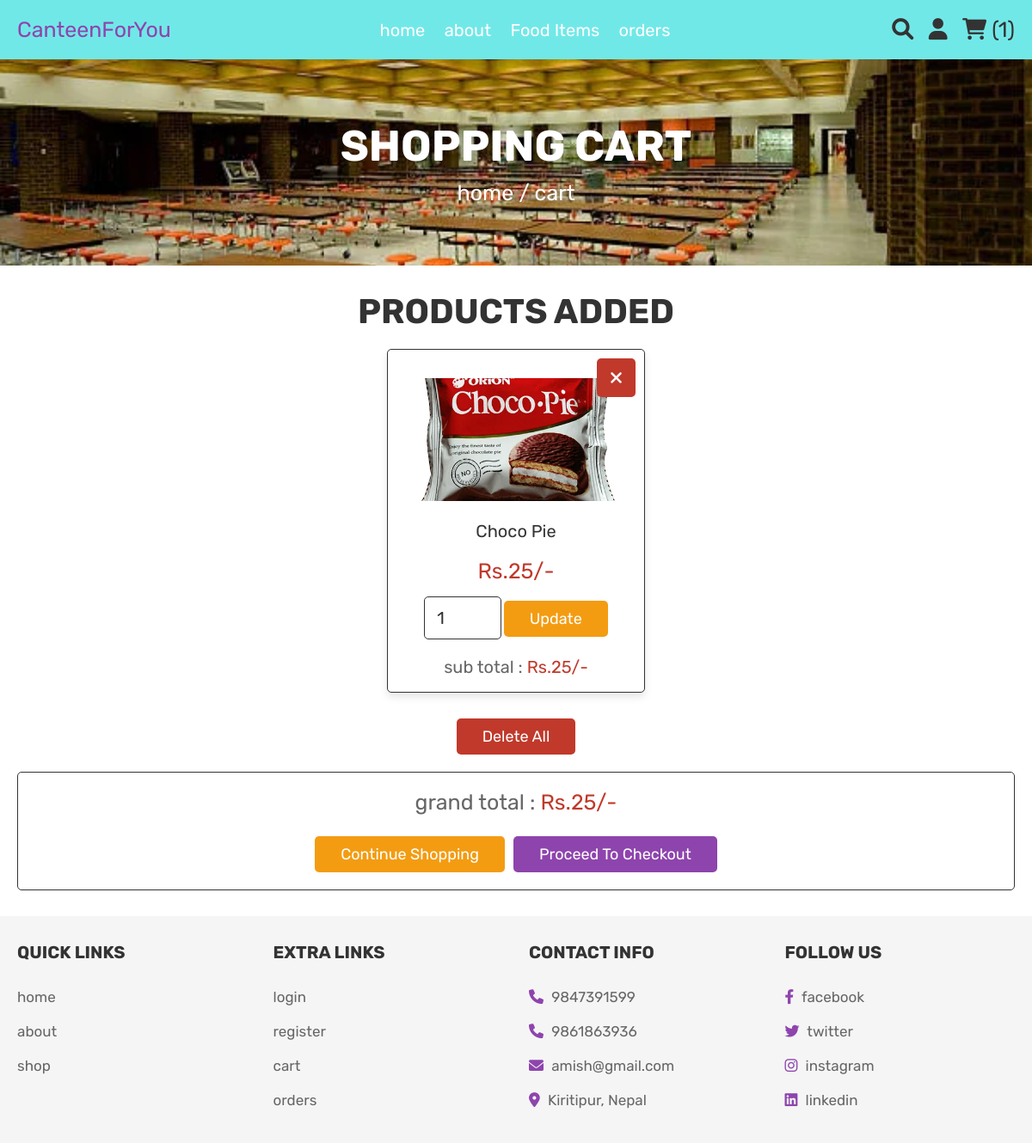
The page /cart.php (signed in) on the database its author committed.
### tables this page shows
CREATE TABLE `cart` (
  `id` int(100) NOT NULL,
  `itemId` int(11) NOT NULL,
  `user_id` int(100) NOT NULL,
  `name` varchar(100) NOT NULL,
  `price` int(100) NOT NULL,
  `quantity` int(100) NOT NULL,
  `image` varchar(100) NOT NULL
);

### cart.php (the view, shortened to what this page needs)
<?php
include 'config.php';
$user_id = $_SESSION['user_id'];
?>
<!DOCTYPE html>
<html lang="en">
<head>
   <link rel="stylesheet" href="https://cdnjs.cloudflare.com/ajax/libs/font-awesome/6.0.0/css/all.min.css">
   <link rel="stylesheet" href="css/style.css?v=<?php echo time();?>">
</head>
<body>
<?php include 'header.php'; ?>
<div class="heading">
   <h3>shopping cart</h3>
   <p> <a href="home.php">home</a> / cart </p>
</div>
<section class="shopping-cart">
   <h1 class="title">products added</h1>
   <div class="box-container">
      <?php
         $grand_total = 0;
         $select_cart = mysqli_query($conn, "SELECT * FROM `cart` WHERE user_id = '$user_id'") or die('query failed');
         if(mysqli_num_rows($select_cart) > 0){
            while($fetch_cart = mysqli_fetch_assoc($select_cart)){
      ?>
      <div class="box">
         <a href="cart.php?delete=<?php echo $fetch_cart['id']; ?>" class="fas fa-times" onclick="return confirm('delete this from cart?');"></a>
         <div class="cart_img">
            <img src="uploaded_img/<?php echo $fetch_cart['image']; ?>" alt="">
         </div>
         <div class="name"><?php echo $fetch_cart['name']; ?></div>
         <div class="price">Rs.<?php echo $fetch_cart['price']; ?>/-</div>
         <form action="" method="post">
            <input type="number" min="1" name="cart_quantity" value="<?php echo $fetch_cart['quantity']; ?>">
            <input type="submit" name="update_cart" value="update" class="option-btn">
         </form>
         <div class="sub-total"> sub total : <span>Rs.<?php echo $sub_total = ($fetch_cart['quantity'] * $fetch_cart['price']); ?>/-</span> </div>
      </div>
      <?php
      $grand_total += $sub_total;
         }
      }else{
         echo '<p class="empty">your cart is empty</p>';
      }
      ?>
   </div>
   <div style="margin-top: 2rem; text-align:center;">
      <a href="cart.php?delete_all" class="delete-btn <?php echo ($grand_total > 1)?'':'disabled'; ?>" onclick="return confirm('delete all from cart?');">delete all</a>
   </div>
   <div class="cart-total">
      <p>grand total : <span>Rs.<?php echo $grand_total; ?>/-</span></p>
      <div class="flex">
         <a href="shop.php" class="option-btn">continue shopping</a>
         <a href="checkout.php" class="btn <?php echo ($grand_total > 1)?'':'disabled'; ?>">proceed to checkout</a>
      </div>
   </div>
</section>
<?php include 'footer.php'; ?>
</body>
</html>

### css/style.css (style rules this page uses)
:root { --purple:#8e44ad; --red:#c0392b; --orange:#f39c12; --black:#333; --white:#fff; --light-color:#666; --light-white:#ccc; --light-bg:#f5f5f5; --border:.1rem solid var(--black); --box-shadow:0 .5rem 1rem rgba(0,0,0,.1); }
* { font-family: 'Rubik', sans-serif; margin:0; padding:0; box-sizing: border-box; outline: none; border:none; text-decoration: none; transition:all .2s linear; }
html { font-size: 62.5%; overflow-x: hidden; }
section { padding:3rem 2rem; }
.title { text-align: center; margin-bottom: 2rem; text-transform: uppercase; color:var(--black); font-size: 4rem; }
.btn, .option-btn, .delete-btn, .white-btn { display: inline-block; margin-top: 1rem; padding:1rem 3rem; cursor: pointer; color:var(--white); font-size: 1.8rem; border-radius: .5rem; text-transform: capitalize; }
.white-btn, .btn { background-color: var(--purple); }
.option-btn { background-color: var(--orange); }
.delete-btn { background-color: var(--red); }
.heading { min-height: 30vh; display: flex; flex-flow: column; align-items: center; justify-content: center; gap:1rem; background: url(../images/lunchroom.jpg) no-repeat; background-size: cover; background-position: center; text-align: center; }
.heading h3 { font-size: 5rem; color:#fff; text-transform: uppercase; }
.heading p { font-size: 2.5rem; color:#fff; }
.heading p a { color:#fff; }
.shopping-cart .box-container { max-width: 1200px; margin:0 auto; display: grid; grid-template-columns: repeat(auto-fit, 30rem); align-items: center; gap:1.5rem; justify-content: center; }
.shopping-cart .box-container .box { text-align: center; padding:2rem; border-radius: .5rem; background-color: var(--white); box-shadow: var(--box-shadow); position: relative; border:var(--border); height: 400px; }
.shopping-cart .box-container .box .cart_img { height: 40%; width: 90%; overflow: hidden; margin: 5%; }
.shopping-cart .box-container .box .fa-times { position: absolute; top:1rem; right:1rem; height: 4.5rem; width: 4.5rem; line-height: 4.5rem; font-size: 2rem; background-color: var(--red); color:var(--white); border-radius: .5rem; }
.shopping-cart .box-container .box img { height: 100%; width: 100%; object-fit: cover; }
.shopping-cart .box-container .box .name { padding:1rem 0; font-size: 2rem; color:var(--black); }
.shopping-cart .box-container .box .price { padding:1rem 0; font-size: 2.5rem; color:var(--red); }
.shopping-cart .box-container .box input[type="number"] { margin:.5rem 0; border:var(--border); border-radius: .5rem; padding:1.2rem 1.4rem; font-size: 2rem; color:var(--black); width: 9rem; }
.shopping-cart .box-container .box .sub-total { padding-top: 1.5rem; font-size: 2rem; color:var(--light-color); }
.shopping-cart .box-container .box .sub-total span { color:var(--red); }
.shopping-cart .cart-total { max-width: 1200px; margin:0 auto; border:var(--border); padding:2rem; text-align: center; margin-top: 2rem; border-radius: .5rem; }
.shopping-cart .cart-total p { font-size: 2.5rem; color:var(--light-color); }
.shopping-cart .cart-total p span { color:var(--red); }
.shopping-cart .cart-total .flex { display: flex; flex-wrap: wrap; column-gap:1rem; margin-top: 1.5rem; justify-content: center; }

### rows shown on the page
cart: image (picture), name "Choco Pie", price "25", cart_quantity "1"

### other values the page prints
$cart_rows_number "1"
$grand_total "25"
